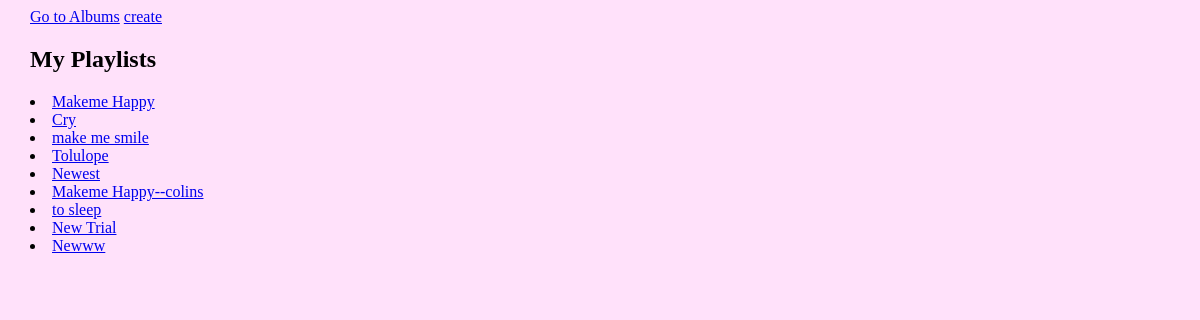
The page /home/playlists/ (signed in) on the database its author committed.
### tutorials/models.py (models this page shows, shortened)
class Newplaylist(models.Model):
    name = models.CharField(max_length=100)
    owner = models.ForeignKey(User, on_delete=models.CASCADE)
    songs = models.ManyToManyField(Song)
    created_on = models.DateTimeField(auto_now_add=True)
    updated_on = models.DateTimeField(auto_now=True)

### tutorials/views.py (the view)
# urls.py: path('playlists/', views.my_playlists, name='playlist'),
@login_required
def my_playlists(request):
    playlists = Newplaylist.objects.filter(owner=request.user)
    context = {'playlists':playlists}
    return render(request, 'tutorials/playlists.html', context)

### tutorials/templates/tutorials/playlists.html
{% extends 'tutorials/base.html' %}
{% block body %}
    <a href="{% url 'index' %}">Go to Albums</a>
    <a href="{% url 'createplaylist' %}">create</a>
    <h2>My Playlists</h2>
    {% for playlist in playlists %}
        <li><a href="{% url 'playlistsongs' playlist.name %}">{{ playlist.name }}</a></li>
    {% endfor %}
{% endblock %}

### tutorials/static/tutorials/styles.css (style rules this page uses)
body { background-color: rgba(255, 129, 234, 0.23); }

### rows shown on the page
Newplaylist: name "Makeme Happy"
Newplaylist: name "Cry"
Newplaylist: name "make me smile"
Newplaylist: name "Tolulope"
Newplaylist: name "Newest"
Newplaylist: name "Makeme Happy--colins"
Newplaylist: name "to sleep"
Newplaylist: name "New Trial"
Newplaylist: name "Newww"
